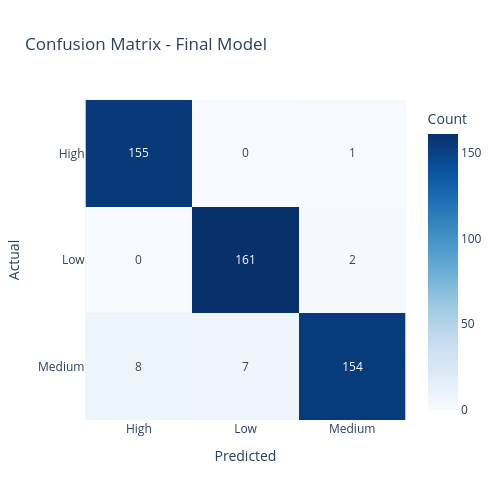

Notebook cell for this chart:
### Code cell
# Confusion Matrix
cm = confusion_matrix(y_test, y_pred_tuned)

fig = px.imshow(cm, 
                text_auto=True,
                labels=dict(x='Predicted', y='Actual', color='Count'),
                x=label_encoder.classes_,
                y=label_encoder.classes_,
                title='Confusion Matrix - Final Model',
                color_continuous_scale='Blues')
fig.update_layout(width=500, height=500)
fig.show()

### Figure 1 — Plotly figure (JSON) as saved in the notebook; plotly's stock layout.template omitted (floating-point values rounded to 4 significant figures)
{"data": [{"coloraxis": "coloraxis", "hovertemplate": "Predicted: %{x}<br>Actual: %{y}<br>Count: %{z}<extra></extra>", "name": "0", "texttemplate": "%{z}", "type": "heatmap", "x": ["High", "Low", "Medium"], "xaxis": "x", "y": ["High", "Low", "Medium"], "yaxis": "y", "z": [[155, 0, 1], [0, 161, 2], [8, 7, 154]]}], "layout": {"coloraxis": {"colorbar": {"title": {"text": "Count"}}, "colorscale": [[0, "rgb(247,251,255)"], [0.125, "rgb(222,235,247)"], [0.25, "rgb(198,219,239)"], [0.375, "rgb(158,202,225)"], [0.5, "rgb(107,174,214)"], [0.625, "rgb(66,146,198)"], [0.75, "rgb(33,113,181)"], [0.875, "rgb(8,81,156)"], [1, "rgb(8,48,107)"]]}, "height": 500, "title": {"text": "Confusion Matrix - Final Model"}, "width": 500, "xaxis": {"anchor": "y", "constrain": "domain", "domain": [0, 1], "scaleanchor": "y", "title": {"text": "Predicted"}}, "yaxis": {"anchor": "x", "autorange": "reversed", "constrain": "domain", "domain": [0, 1], "title": {"text": "Actual"}}}}
